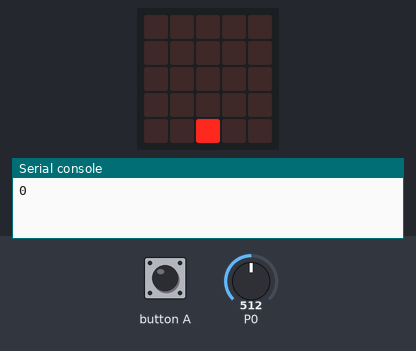
The program below on a simulated BBC micro:bit (MakeCode). Parts: the board's 5×5 LED display, the last lines printed to the serial console. The inputs (shaded band) are chosen by the test bench; at power-on: P0 = 512 (analog values on the 0–1023 scale).

Above: at 2.2 s.
2.3 s: P0 set to 534
4.8 s: P0 set to 557
At 7.5 s:
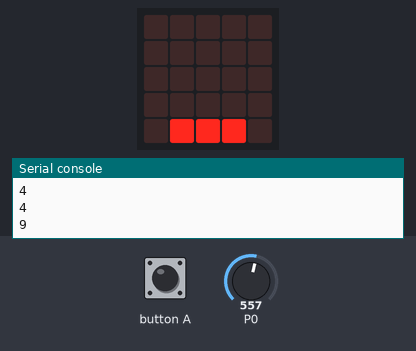
8.2 s: P0 set to 716
At 10.8 s:
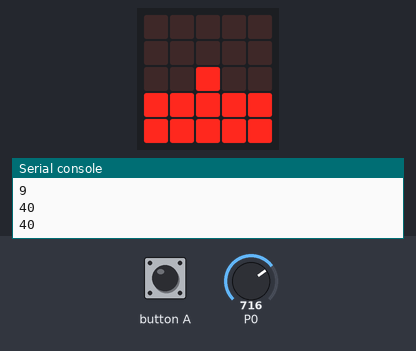
11.2 s: button A pressed for 0.15 s
At 12.6 s:
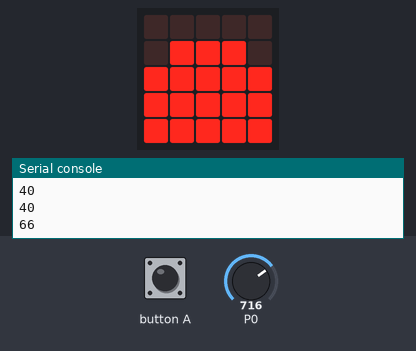
14.3 s: P0 set to 746
At 16.3 s:
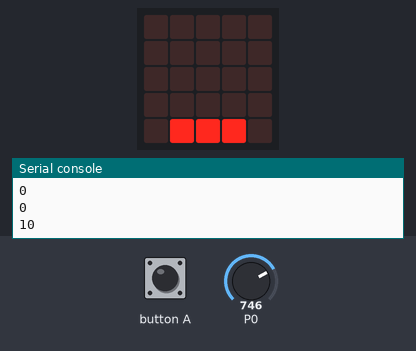
17.3 s: P0 set to 900
At 19.7 s:
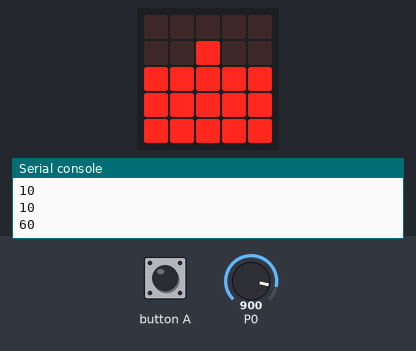
Timing chart, 0 to 21.2 s (numbered marks = the images above; inputs shaded):
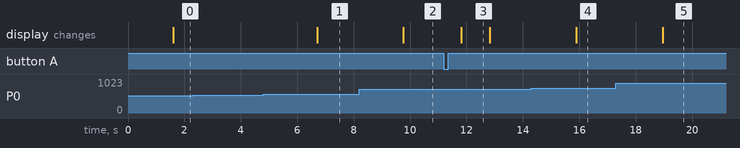

Measured:
- the behaviour switches between 545 and 546 on P0 (found by bisection; images 0 and 1)
- the behaviour switches between 735 and 736 on P0 (found by bisection; images 3 and 4)
- after the input at 4.8 s, the display: changes after 1.9 s (image 1)
- after the input at 8.2 s, the display: changes after 1.6 s (image 2)
- after the input at 11.2 s, the display: changes after 0.61 s (image 3)
- after the input at 14.3 s, the display: changes after 1.6 s (image 4)
- after the input at 17.3 s, the display: changes after 1.7 s (image 5)

The program:

main.ts
```typescript
input.onButtonPressed(Button.A, function () {
    x = pins.analogReadPin(AnalogPin.P0)
})
let xg = 0
let v = 0
let x = 0
basic.showIcon(IconNames.Confused)
x = pins.analogReadPin(AnalogPin.P0)
basic.forever(function () {
    v = pins.analogReadPin(AnalogPin.P0) - x
    basic.pause(1000)
    if (v >= 0) {
        xg = Math.map(v, 0, 1023 - x, 0, 100)
        led.plotBarGraph(
        Math.round(xg),
        100
        )
    } else {
        led.plotBarGraph(
        0,
        100
        )
    }
})
```

test.ts
```typescript
// les tests vont ici ; cela ne sera pas compilé si ce paquet est utilisé en tant qu'extension.
```
